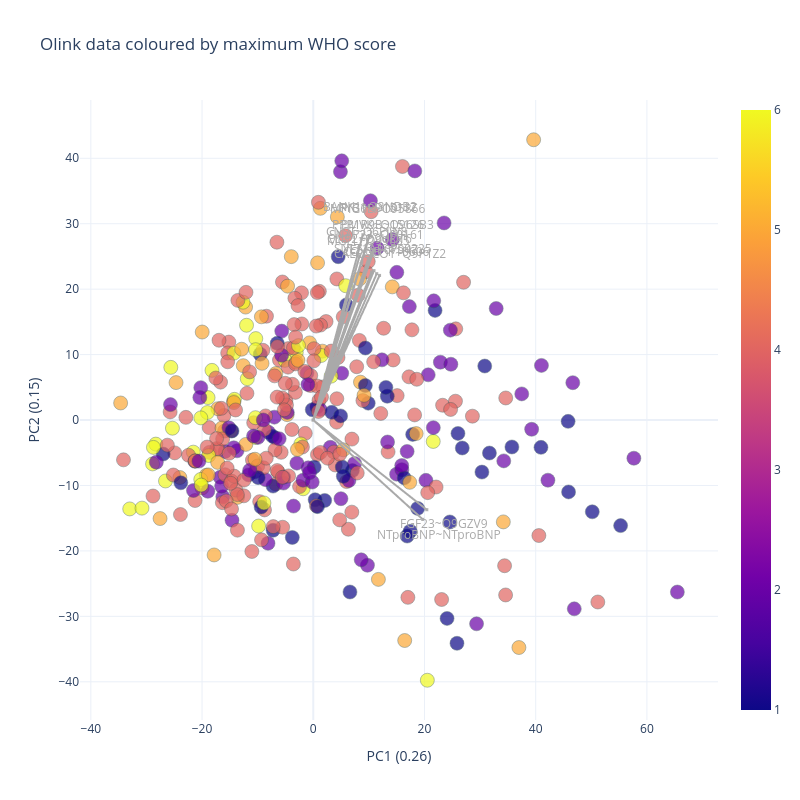

Notebook cell for this chart:
### Code cell
figure = viz.get_pca_plot(pca, identifier='pca', args=args)
iplot(figure.figure)

### Figure 1 — Plotly figure (JSON) as saved in the notebook; plotly's stock layout.template omitted (floating-point values rounded to 4 significant figures; data arrays with more than 128 entries replaced by an {"elided": "..."} marker saying what was removed)
{"data": [{"customdata": {"elided": "383x1 str values"}, "hovertemplate": "x=%{x}<br>y=%{y}<br>SampleID=%{customdata[0]}<br>group=%{marker.color}<extra></extra>", "legendgroup": "", "marker": {"color": {"elided": "383 int values"}, "coloraxis": "coloraxis", "line": {"color": "DarkSlateGrey", "width": 0.5}, "opacity": 0.7, "size": 14, "symbol": "circle"}, "mode": "markers", "name": "", "orientation": "v", "showlegend": false, "type": "scatter", "x": {"elided": "383 float values"}, "xaxis": "x", "y": {"elided": "383 float values"}, "yaxis": "y"}, {"marker": {"color": "darkgrey", "opacity": 0.9, "showscale": false, "size": 3, "symbol": 1}, "mode": "markers+lines", "name": "FYB1~O15117", "showlegend": false, "text": "FYB1~O15117 loading: 0.12", "type": "scattergl", "x": [0, 10.13], "y": [0, 28.19]}, {"marker": {"color": "darkgrey", "opacity": 0.9, "showscale": false, "size": 3, "symbol": 1}, "mode": "markers+lines", "name": "MPIG6B~O95866", "showlegend": false, "text": "MPIG6B~O95866 loading: 0.12", "type": "scattergl", "x": [0, 10.05], "y": [0, 28.13]}, {"marker": {"color": "darkgrey", "opacity": 0.9, "showscale": false, "size": 3, "symbol": 1}, "mode": "markers+lines", "name": "BANK1~Q8NDB2", "showlegend": false, "text": "BANK1~Q8NDB2 loading: 0.12", "type": "scattergl", "x": [0, 8.922], "y": [0, 28.32]}, {"marker": {"color": "darkgrey", "opacity": 0.9, "showscale": false, "size": 3, "symbol": 1}, "mode": "markers+lines", "name": "PPP1R9B~Q96SB3", "showlegend": false, "text": "PPP1R9B~Q96SB3 loading: 0.11", "type": "scattergl", "x": [0, 10.96], "y": [0, 26.0]}, {"marker": {"color": "darkgrey", "opacity": 0.9, "showscale": false, "size": 3, "symbol": 1}, "mode": "markers+lines", "name": "PMVK~Q15126", "showlegend": false, "text": "PMVK~Q15126 loading: 0.11", "type": "scattergl", "x": [0, 10.78], "y": [0, 25.96]}, {"marker": {"color": "darkgrey", "opacity": 0.9, "showscale": false, "size": 3, "symbol": 1}, "mode": "markers+lines", "name": "SNAP23~O00161", "showlegend": false, "text": "SNAP23~O00161 loading: 0.11", "type": "scattergl", "x": [0, 9.892], "y": [0, 24.64]}, {"marker": {"color": "darkgrey", "opacity": 0.9, "showscale": false, "size": 3, "symbol": 1}, "mode": "markers+lines", "name": "CNST~Q6PJW8", "showlegend": false, "text": "CNST~Q6PJW8 loading: 0.11", "type": "scattergl", "x": [0, 8.349], "y": [0, 25.11]}, {"marker": {"color": "darkgrey", "opacity": 0.9, "showscale": false, "size": 3, "symbol": 1}, "mode": "markers+lines", "name": "CLIP2~Q9UDT6", "showlegend": false, "text": "CLIP2~Q9UDT6 loading: 0.10", "type": "scattergl", "x": [0, 8.72], "y": [0, 24.15]}, {"marker": {"color": "darkgrey", "opacity": 0.9, "showscale": false, "size": 3, "symbol": 1}, "mode": "markers+lines", "name": "MGLL~Q99685", "showlegend": false, "text": "MGLL~Q99685 loading: 0.10", "type": "scattergl", "x": [0, 8.565], "y": [0, 23.91]}, {"marker": {"color": "darkgrey", "opacity": 0.9, "showscale": false, "size": 3, "symbol": 1}, "mode": "markers+lines", "name": "SULT1A1~P50225", "showlegend": false, "text": "SULT1A1~P50225 loading: 0.10", "type": "scattergl", "x": [0, 10.91], "y": [0, 22.83]}, {"marker": {"color": "darkgrey", "opacity": 0.9, "showscale": false, "size": 3, "symbol": 1}, "mode": "markers+lines", "name": "CALCOCO1~Q9P1Z2", "showlegend": false, "text": "CALCOCO1~Q9P1Z2 loading: 0.10", "type": "scattergl", "x": [0, 11.93], "y": [0, 22.11]}, {"marker": {"color": "darkgrey", "opacity": 0.9, "showscale": false, "size": 3, "symbol": 1}, "mode": "markers+lines", "name": "COX5B~P10606", "showlegend": false, "text": "COX5B~P10606 loading: 0.10", "type": "scattergl", "x": [0, 11.41], "y": [0, 22.36]}, {"marker": {"color": "darkgrey", "opacity": 0.9, "showscale": false, "size": 3, "symbol": 1}, "mode": "markers+lines", "name": "YES1~P07947", "showlegend": false, "text": "YES1~P07947 loading: 0.10", "type": "scattergl", "x": [0, 10.5], "y": [0, 22.65]}, {"marker": {"color": "darkgrey", "opacity": 0.9, "showscale": false, "size": 3, "symbol": 1}, "mode": "markers+lines", "name": "NTproBNP~NTproBNP", "showlegend": false, "text": "NTproBNP~NTproBNP loading: 0.10", "type": "scattergl", "x": [0, 19.68], "y": [0, -15.17]}, {"marker": {"color": "darkgrey", "opacity": 0.9, "showscale": false, "size": 3, "symbol": 1}, "mode": "markers+lines", "name": "FGF23~Q9GZV9", "showlegend": false, "text": "FGF23~Q9GZV9 loading: 0.10", "type": "scattergl", "x": [0, 20.41], "y": [0, -13.71]}], "layout": {"annotations": [{"align": "center", "ax": 20, "ay": -30, "font": {"color": "darkgrey", "size": 12}, "showarrow": false, "text": "FYB1~O15117", "x": 11.65, "xref": "x", "y": 32.42, "yref": "y"}, {"align": "center", "ax": 20, "ay": -30, "font": {"color": "darkgrey", "size": 12}, "showarrow": false, "text": "MPIG6B~O95866", "x": 11.56, "xref": "x", "y": 32.35, "yref": "y"}, {"align": "center", "ax": 20, "ay": -30, "font": {"color": "darkgrey", "size": 12}, "showarrow": false, "text": "BANK1~Q8NDB2", "x": 10.26, "xref": "x", "y": 32.56, "yref": "y"}, {"align": "center", "ax": 20, "ay": -30, "font": {"color": "darkgrey", "size": 12}, "showarrow": false, "text": "PPP1R9B~Q96SB3", "x": 12.6, "xref": "x", "y": 29.9, "yref": "y"}, {"align": "center", "ax": 20, "ay": -30, "font": {"color": "darkgrey", "size": 12}, "showarrow": false, "text": "PMVK~Q15126", "x": 12.39, "xref": "x", "y": 29.86, "yref": "y"}, {"align": "center", "ax": 20, "ay": -30, "font": {"color": "darkgrey", "size": 12}, "showarrow": false, "text": "SNAP23~O00161", "x": 11.38, "xref": "x", "y": 28.34, "yref": "y"}, {"align": "center", "ax": 20, "ay": -30, "font": {"color": "darkgrey", "size": 12}, "showarrow": false, "text": "CNST~Q6PJW8", "x": 9.601, "xref": "x", "y": 28.88, "yref": "y"}, {"align": "center", "ax": 20, "ay": -30, "font": {"color": "darkgrey", "size": 12}, "showarrow": false, "text": "CLIP2~Q9UDT6", "x": 10.03, "xref": "x", "y": 27.77, "yref": "y"}, {"align": "center", "ax": 20, "ay": -30, "font": {"color": "darkgrey", "size": 12}, "showarrow": false, "text": "MGLL~Q99685", "x": 9.85, "xref": "x", "y": 27.5, "yref": "y"}, {"align": "center", "ax": 20, "ay": -30, "font": {"color": "darkgrey", "size": 12}, "showarrow": false, "text": "SULT1A1~P50225", "x": 12.55, "xref": "x", "y": 26.25, "yref": "y"}, {"align": "center", "ax": 20, "ay": -30, "font": {"color": "darkgrey", "size": 12}, "showarrow": false, "text": "CALCOCO1~Q9P1Z2", "x": 13.71, "xref": "x", "y": 25.42, "yref": "y"}, {"align": "center", "ax": 20, "ay": -30, "font": {"color": "darkgrey", "size": 12}, "showarrow": false, "text": "COX5B~P10606", "x": 13.13, "xref": "x", "y": 25.72, "yref": "y"}, {"align": "center", "ax": 20, "ay": -30, "font": {"color": "darkgrey", "size": 12}, "showarrow": false, "text": "YES1~P07947", "x": 12.08, "xref": "x", "y": 26.05, "yref": "y"}, {"align": "center", "ax": 20, "ay": -30, "font": {"color": "darkgrey", "size": 12}, "showarrow": false, "text": "NTproBNP~NTproBNP", "x": 22.64, "xref": "x", "y": -17.45, "yref": "y"}, {"align": "center", "ax": 20, "ay": -30, "font": {"color": "darkgrey", "size": 12}, "showarrow": false, "text": "FGF23~Q9GZV9", "x": 23.47, "xref": "x", "y": -15.76, "yref": "y"}], "height": 800, "hovermode": "closest", "legend": {"orientation": "h", "x": 1, "xanchor": "right", "y": 1, "yanchor": "bottom"}, "title": {"text": "Olink data coloured by maximum WHO score"}, "width": 800, "xaxis": {"title": {"text": "PC1 (0.26)"}}, "yaxis": {"title": {"text": "PC2 (0.15)"}}}}
